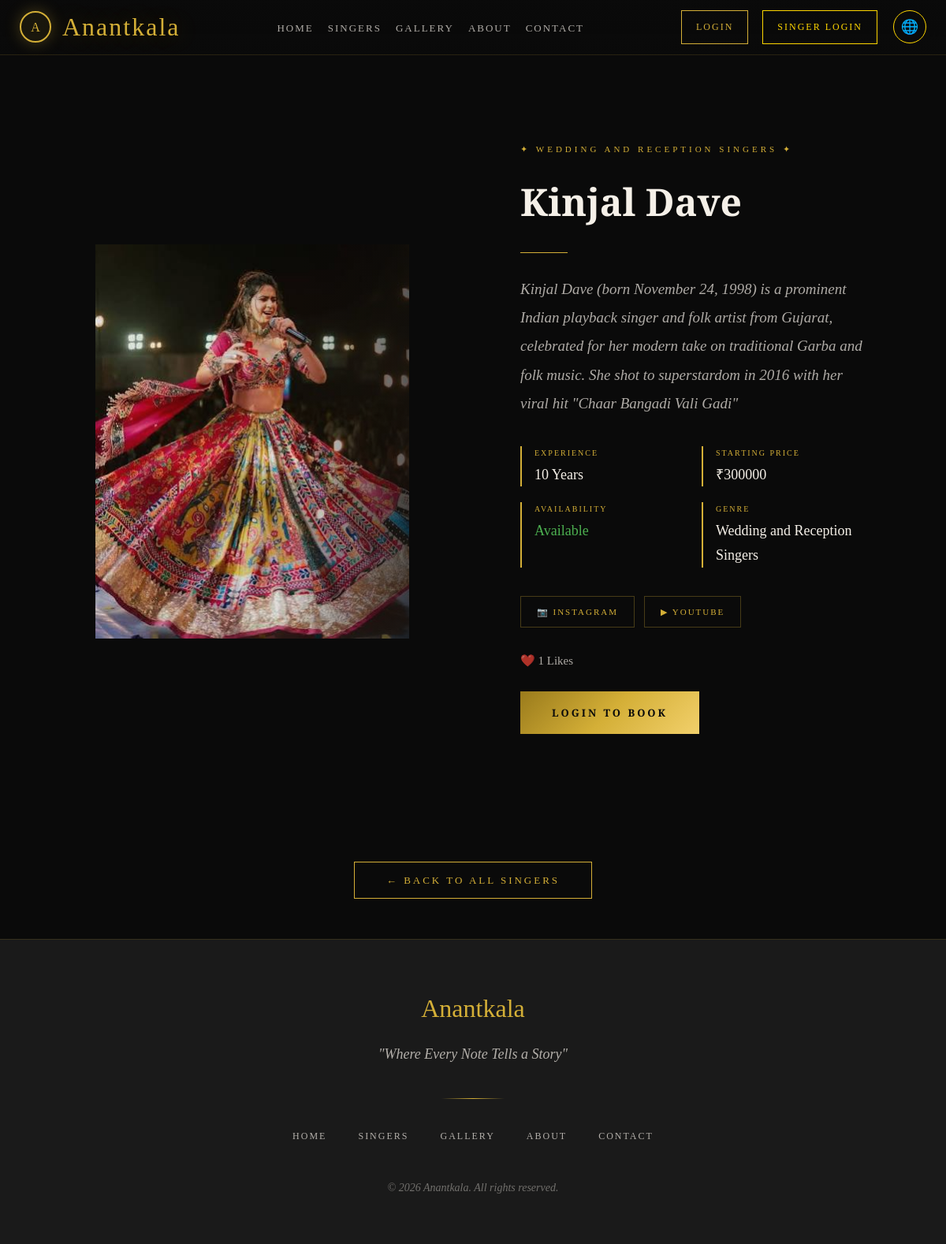
The app's page /singers/22/ with its own data.
### singers/models.py (models this page shows, shortened)
class Singer(models.Model):
    user = models.OneToOneField(User, on_delete=models.CASCADE, null=True, blank=True)
    name = models.CharField(max_length=200, verbose_name="Singer Name")
    photo = models.ImageField(upload_to='singers/', verbose_name="Singer Photo")
    bio = models.TextField(verbose_name="Biography")
    genre = models.ForeignKey(Genre, on_delete=models.SET_NULL, null=True, blank=True)
    experience_years = models.IntegerField(default=0, verbose_name="Years of Experience")
    price_per_event = models.DecimalField(max_digits=10, decimal_places=2, verbose_name="Price Per Event (₹)")
    contact_email = models.EmailField(verbose_name="Contact Email")
    contact_phone = models.CharField(max_length=15, verbose_name="Contact Phone")
    instagram = models.URLField(blank=True, null=True, verbose_name="Instagram Link")
    youtube = models.URLField(blank=True, null=True, verbose_name="YouTube Link")
    is_available = models.BooleanField(default=True, verbose_name="Available for Booking")
    is_available = models.BooleanField(default=True)
    is_approved = models.BooleanField(default=False)
    featured = models.BooleanField(default=False)
    featured = models.BooleanField(default=False, verbose_name="Featured Singer")
    created_at = models.DateTimeField(auto_now_add=True)
    class Meta:
        ordering = ['-featured', 'name']

class Genre(models.Model):
    name = models.CharField(max_length=100)
    class Meta:
        verbose_name_plural = "Genres"

### singers/views.py (the view)
# urls.py: path('singers/<int:pk>/', views.singer_detail, name='singer_detail'),
def singer_detail(request, pk):
    singer = get_object_or_404(Singer, pk=pk)
    gallery = singer.gallery.all()
    is_liked = False
    if request.user.is_authenticated:
        is_liked = SingerLike.objects.filter(
            singer=singer,
            user=request.user
        ).exists()
    context = {
        'singer': singer,
        'gallery': gallery,
        'is_liked': is_liked,
        'likes_count': singer.likes.count(),
    }
    return render(request, 'singers/singer_detail.html', context)

### templates/singers/singer_detail.html (shortened to what this page needs)
{% extends 'base.html' %}
{% load static %}
{% block content %}
<div class="singer-detail-hero">
  <div class="singer-detail-img-wrap">
    <img src="{{ singer.photo.url }}" alt="{{ singer.name }}" class="singer-detail-img">
  </div>
  <div class="singer-detail-info">
    {% if singer.genre %}
    <p class="singer-detail-genre">✦ {{ singer.genre.name }} ✦</p>
    {% endif %}
    <h1 class="singer-detail-name">{{ singer.name }}</h1>
    <div style="width:60px; height:1px; background:var(--gold); margin-bottom:28px;"></div>
    <p class="singer-detail-bio">{{ singer.bio }}</p>
    <div class="singer-meta-grid">
      <div class="singer-meta-item">
        <p class="singer-meta-label">Experience</p>
        <p class="singer-meta-value">{{ singer.experience_years }} Years</p>
      </div>
      <div class="singer-meta-item">
        <p class="singer-meta-label">Starting Price</p>
        <p class="singer-meta-value">₹{{ singer.price_per_event|floatformat:0 }}</p>
      </div>
      <div class="singer-meta-item">
        <p class="singer-meta-label">Availability</p>
        <p class="singer-meta-value"
           style="color:{% if singer.is_available %}#4caf50{% else %}#f44336{% endif %};">
          {% if singer.is_available %}
            Available
          {% else %}
            Booked
          {% endif %}
        </p>
      </div>
      {% if singer.genre %}
      <div class="singer-meta-item">
        <p class="singer-meta-label">Genre</p>
        <p class="singer-meta-value">{{ singer.genre.name }}</p>
      </div>
      {% endif %}
    </div>
    {% if singer.instagram or singer.youtube %}
    <div style="display:flex; gap:12px; margin-bottom:30px;">
      {% if singer.instagram %}
      <a href="{{ singer.instagram }}"
         target="_blank"
         style="font-family:var(--font-heading); font-size:11px; letter-spacing:2px; text-transform:uppercase; padding:10px 20px; border:1px solid rgba(212,175,55,0.3); color:var(--gold); text-decoration:none; transition:all 0.3s;"
         onmouseenter="this.style.background='rgba(212,175,55,0.1)'"
         onmouseleave="this.style.background='transparent'">
        📷 Instagram
      </a>
      {% endif %}
      {% if singer.youtube %}
      <a href="{{ singer.youtube }}"
         target="_blank"
         style="font-family:var(--font-heading); font-size:11px; letter-spacing:2px; text-transform:uppercase; padding:10px 20px; border:1px solid rgba(212,175,55,0.3); color:var(--gold); text-decoration:none; transition:all 0.3s;"
         onmouseenter="this.style.background='rgba(212,175,55,0.1)'"
         onmouseleave="this.style.background='transparent'">
        ▶ YouTube
      </a>
      {% endif %}
    </div>
    {% endif %}
    <div style="margin-bottom:25px;">
      <p style="margin-top:10px;color:var(--white-dim);font-size:15px;">
        ❤️ {{ likes_count }} Likes
      </p>
    </div>
    {% if singer.is_available %}
      {% if user.is_authenticated %}
      <a href="{% url 'book_singer' singer.pk %}"
         class="btn-gold"
         style="display:inline-block;">
        Book {{ singer.name }}
      </a>
      {% else %}
      <a href="{% url 'account_login' %}"
         class="btn-gold"
         style="display:inline-block;">
        Login to Book
      </a>
      {% endif %}
    {% else %}
    <div style="font-family:var(--font-heading); font-size:13px; letter-spacing:2px; color:#f44336; border:1px solid #f44336; padding:14px 32px; display:inline-block;">
      Currently Unavailable
    </div>
    {% endif %}
  </div>
</div>
<div style="padding:60px; text-align:center; background:var(--black);">
  <a href="{% url 'singer_list' %}" class="btn-outline">
    ← Back to All Singers
  </a>
</div>
{% endblock %}

### templates/base.html (shortened to what this page needs)
{% load static %}
<!DOCTYPE html>
<html lang="en">
<head>
  <link rel="stylesheet" href="{% static 'css/style.css' %}">
</head>
<body>
<nav class="navbar">
  <a href="{% url 'home' %}" class="navbar-brand">
    <div class="brand-logo">A</div>
    <span class="brand-name">Anantkala</span>
  </a>
  <ul class="nav-links">
    <li><a href="{% url 'home' %}" {% if request.resolver_match.url_name == 'home' %}class="active"{% endif %}>Home</a></li>
    <li><a href="{% url 'singer_list' %}" {% if request.resolver_match.url_name == 'singer_list' %}class="active"{% endif %}>Singers</a></li>
    <li><a href="{% url 'gallery' %}">Gallery</a></li>
    <li><a href="{% url 'about' %}" {% if request.resolver_match.url_name == 'about' %}class="active"{% endif %}>About</a></li>
    <li><a href="{% url 'contact' %}" {% if request.resolver_match.url_name == 'contact' %}class="active"{% endif %}>Contact</a></li>
  </ul>
  <div class="nav-buttons">
    {% if user.is_authenticated %}
      <span style="font-family:var(--font-heading);font-size:12px;letter-spacing:1px;color:var(--gold);margin-right:20px;">
        {{ user.get_full_name|default:user.username }}
      </span>
      <a href="{% url 'account_logout' %}" class="btn-nav">Logout</a>
    {% else %}
    <a href="{% url 'account_login' %}" class="btn-nav">Login</a>
<a href="{% url 'singer_login' %}" class="btn-nav" style="margin-left:8px;background:transparent;border:1px solid gold;color:gold;">
  Singer Login
</a>
{% endif %}
<div class="language-dropdown">
    <button type="button" class="lang-btn">🌐</button>
</div>
  </div>
</nav>
{% block content %}{% endblock %}
<footer class="footer">
  <div class="footer-logo">Anantkala</div>
  <p class="footer-tagline">"Where Every Note Tells a Story"</p>
  <div class="footer-divider"></div>
  <ul class="footer-links">
    <li><a href="{% url 'home' %}">Home</a></li>
    <li><a href="{% url 'singer_list' %}">Singers</a></li>
    <li><a href="{% url 'gallery' %}">Gallery</a></li>
    <li><a href="{% url 'about' %}">About</a></li>
    <li><a href="{% url 'contact' %}">Contact</a></li>
  </ul>
  <p class="footer-copy">&copy; 2026 Anantkala. All rights reserved.</p>
</footer>
</body>
</html>

### records on screen
Singer: photo (picture), genre.name "WEDDING AND RECEPTION SINGERS", name "Kinjal Dave", bio "Kinjal Dave (born November 24, 1998) is a prominent Indian playback singer and folk artist from Gujarat, celebrated for her modern take on traditional Garba and folk music. She shot to superstardom in 2016 with her viral hit \"Chaar Bangadi Vali Gadi\"", experience_years "10", price_per_event "300000", genre.name "Wedding and Reception Singers"

### other values on screen
{{ likes_count }} "1"
